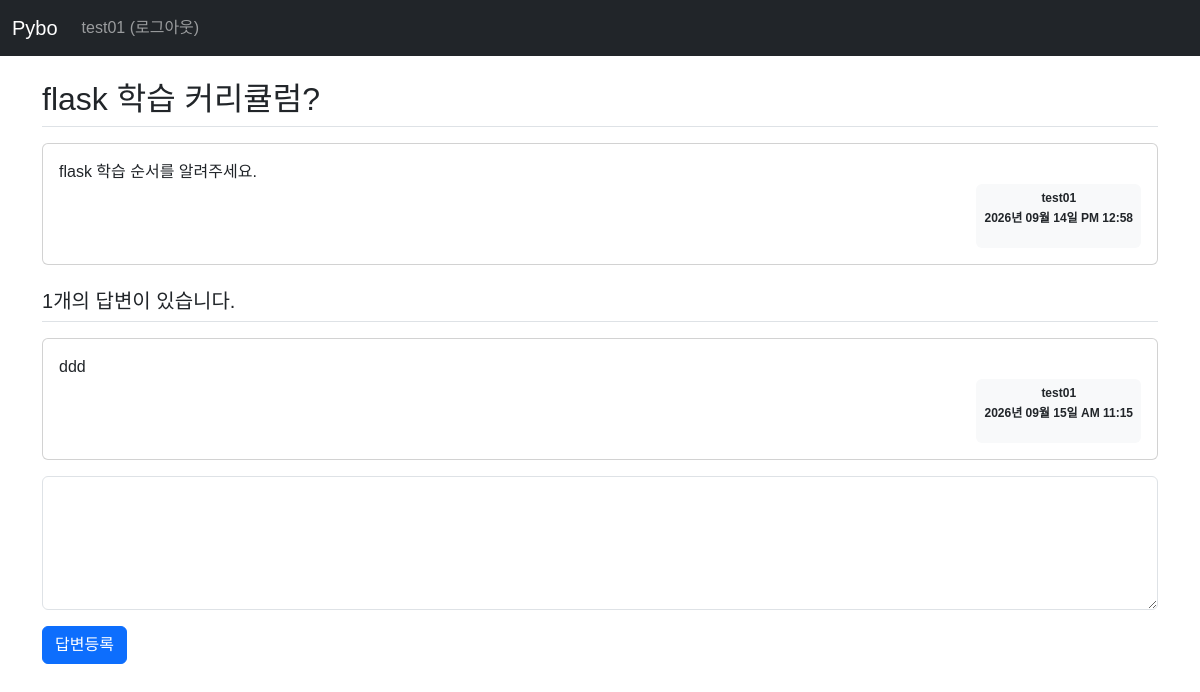
The page /question/detail/3 (signed in) on the database its author committed.
### pybo/models.py (models this page shows)
class User(db.Model):
    id = db.Column(db.Integer, primary_key=True)
    username = db.Column(db.String(150), unique=True, nullable=False)
    password = db.Column(db.String(200), nullable=False)
    email = db.Column(db.String(120), unique=True, nullable=False)

class Question(db.Model):
    id = db.Column(db.Integer, primary_key=True)
    subject = db.Column(db.String(200), nullable=False)
    content = db.Column(db.Text, nullable=False)
    create_date = db.Column(db.DateTime, nullable=False)
    user_id = db.Column(db.Integer, db.ForeignKey('user.id', ondelete='CASCADE'), nullable=False)
    user = db.relationship('User', backref=db.backref('question_set'))

class Answer(db.Model):
    id = db.Column(db.Integer, primary_key=True)
    question_id = db.Column(db.Integer, db.ForeignKey('question.id', ondelete='CASCADE'))
    question = db.relationship(Question, backref=db.backref('answer_set'))
    content = db.Column(db.Text, nullable=False)
    create_date = db.Column(db.DateTime, nullable=False)
    user_id = db.Column(db.Integer, db.ForeignKey('user.id', ondelete='CASCADE'), nullable=False)
    user = db.relationship('User', backref=db.backref('answer_set'))

### pybo/views/question_views.py (the view)
@bp.route('/detail/<int:question_id>')
def detail(question_id):
    form = AnswerForm()
    question = Question.query.get_or_404(question_id)
    return render_template('question/question_detail.html', question=question, form=form)

### pybo/forms.py
class AnswerForm(FlaskForm):
    content = TextAreaField('내용', validators=[DataRequired('내용은 필수 입력 항목입니다.')])
    submit = SubmitField('답변등록')

### pybo/filter.py (called while the page is built)
def format_datetime(value, fmt='%Y년 %m월 %d일 %p %I:%M'):
    return value.strftime(fmt)

### pybo/views/auth_viewe.py (called while the page is built)
@bp.before_app_request
def load_logged_in_user():
    user_id = session.get('user_id')
    if user_id is None:
        g.user = None
    else:
        g.user = User.query.get(user_id)

### pybo/templates/question/question_detail.html (shortened to what this page needs)
{% extends 'base.html' %}
{% block content %}
<div class="container my-3">
    <h2 class="border-bottom py-2">{{ question.subject }}</h2>
    <div class="card my-3">
        <div class="card-body">
            <div class="card-text" style="white-space: pre-line;">{{ question.content }}</div>
            <div class="d-flex justify-content-end">
                <div class="badge bg-light text-dark p-2">
                    <p class="mb-2">{{ question.user.username }}</p>
                    <p>{{ question.create_date | datetime }}</p>
                </div>
            </div>
        </div>
    </div>
    <h5 class="border-bottom my-3 py-2">{{ question.answer_set | length }}개의 답변이 있습니다.</h5>
    {% for answer in question.answer_set %}
    <div class="card my-3">
        <div class="card-body">
            <div class="card-text" style="white-space: pre-line;">{{ answer.content }}</div>
            <div class="d-flex justify-content-end">
                <div class="badge bg-light text-dark p-2">
                    <p class="mb-2" textstart>{{ answer.user.username }}</p>
                    <p>{{ answer.create_date | datetime }}</p>
                </div>
            </div>
        </div>
    </div>
    {% endfor %}
    <form action="{{ url_for('answer.create', question_id=question.id) }}" method="post" class="my-3">
        <div class="mb-3">
            {{ form.content(class='form-control', rows='5', disabled=(not g.user)) }}
        </div>
        {{ form.submit(class="btn btn-primary", disabled=(not g.user)) }}
    </form>
</div>
{% endblock %}

### pybo/templates/navbar.html (shortened to what this page needs)
    <nav class="navbar bg-dark navbar-expand-sm" data-bs-theme="dark">
      <div class="container-fluid">
        <a class="navbar-brand" href="{{ url_for('main.index') }}">Pybo</a>
        <div class="collapse navbar-collapse" id="navbarNav">
          {% if g.user %}
          <ul class="navbar-nav ">
            <li class="nav-item">
              <a class="nav-link " href="{{ url_for('auth.logout') }}">{{ g.user.username }} (로그아웃)</a>
            </li>
          </ul>
          {% endif %}
        </div>
      </div>
    </nav>

### pybo/static/style.css (style rules this page uses)
body { font-family: "Noto Sans KR", sans-serif; font-weight: 400; }

### rows shown on the page
User: user.username "test01"
Question: subject "flask 학습 커리큘럼?", content "flask 학습 순서를 알려주세요.", create_date "2026년 09월 14일 PM 12:58"
Answer: content "ddd", user.username "test01", create_date "2026년 09월 15일 AM 11:15"

### other values the page prints
{{ question.answer_set | length }} "1"
